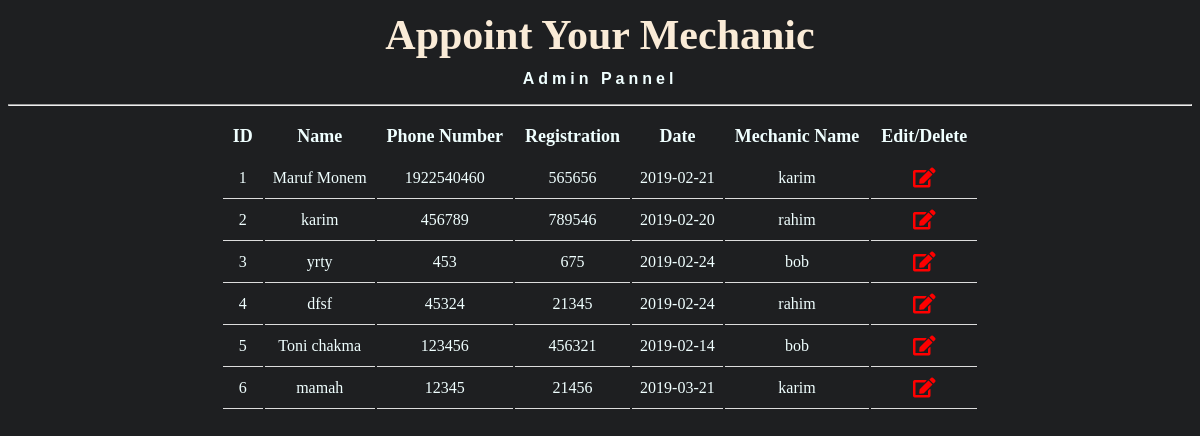
The app's page /admin.php with its own data.
### tables this page shows
CREATE TABLE `user_info` (
  `id` int(11) NOT NULL,
  `username` varchar(100) NOT NULL,
  `address` varchar(255) DEFAULT NULL,
  `phone` int(11) NOT NULL,
  `license` int(11) NOT NULL,
  `engine` int(11) NOT NULL,
  `date` date NOT NULL,
  `mechanic_name` varchar(100) NOT NULL
);

### admin.php (the view, shortened to what this page needs)
<?php
include('connection.php');
?>
<!DOCTYPE html>
<html>
<head>
	<link rel="stylesheet" href="https://use.fontawesome.com/releases/v5.6.3/css/all.css">
	<link rel="stylesheet" type="text/css" href="admin.css">
</head>
<body>
	<section>
		<h1>Appoint Your Mechanic</h1>
		<h3>Admin Pannel</h3>
		<hr>
	</section>
	<section class="tableinfo">
           <?php
$query="SELECT * FROM user_info";
$results = mysqli_query($conn, $query);
        echo "<table>
            <th>ID</th>
			<th>Name</th>
			<th>Phone Number</th>
			<th>Registration</th>
			<th>Date</th>
            <th>Mechanic Name</th>
			<th>Edit/Delete</th>
		";
if(mysqli_num_rows($results)>0){
     while($row = mysqli_fetch_assoc($results)){
         $userNum = $row["id"];
         echo "<tr>
            <td>".$row["id"]."</td>
            <td>".$row["username"]."</td>
            <td>".$row["phone"]."</td>
            <td>".$row["engine"]."</td>
            <td>".$row["date"]."</td>
            <td>".$row["mechanic_name"]."</td>
            <td>
            <a href='edit.php?id=$userNum'>
                <i class='fas fa-edit'></i>
            </a>
            </td>
         </tr>";
     }
}else{
    echo "Problem";
}
?>
	</section>
</body>
</html>

### admin.css (style rules this page uses)
body { background-color: #1e1f21; color: azure; text-align: center; }
h1 { font-size: 3.5vw; padding-bottom: 0px; line-height:0; font-family: Verdana; color: antiquewhite; }
h3 { font-size: 16px; letter-spacing: 4px; font-family: Helvetica; }
.tableinfo { padding: auto; }
th { padding: 10px; font-size: 18px; }
td { border-bottom: 1px solid #ddd; padding: 8px; }
table { margin:auto; }
a { color: red; font-size: 20px; }

### records on screen
user_info: id "1", username "Maruf Monem", phone "1922540460", engine "565656", date "2019-02-21", mechanic_name "karim"
user_info: id "2", username "karim", phone "456789", engine "789546", date "2019-02-20", mechanic_name "rahim"
user_info: id "3", username "yrty", phone "453", engine "675", date "2019-02-24", mechanic_name "bob"
user_info: id "4", username "dfsf", phone "45324", engine "21345", date "2019-02-24", mechanic_name "rahim"
user_info: id "5", username "Toni chakma", phone "123456", engine "456321", date "2019-02-14", mechanic_name "bob"
user_info: id "6", username "mamah", phone "12345", engine "21456", date "2019-03-21", mechanic_name "karim"
